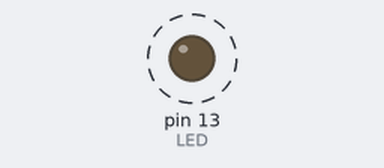
Simulated run of this sketch. Board: Arduino Uno, built with avr-gcc and run on an emulated ATmega328P. Shown: output pins drawn as LEDs (lit = HIGH). Dashed ring = blinking. What the sketch prints to the serial monitor is not drawn.

Above: at 0.5 s.
Timing chart, 0 to 4.6 s (numbered marks = the images above):
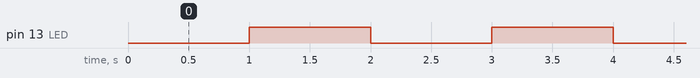

The sketch:

Blink_noDelay.ino
```cpp
#define LED   LED_BUILTIN

unsigned long lastMillis = 0;
unsigned long currentMillis = 0;
int interval = 1000; //milliseconds

void setup() {
  Serial.begin(115200);
  pinMode(LED, OUTPUT);
}

void loop() {
  currentMillis = millis();
  if (currentMillis - lastMillis >= interval) { //check millis
    lastMillis = currentMillis;   //update lastMillis value
    Serial.print("Changing LED level. Last millis value: ");
    Serial.println(lastMillis);   //just to check the methode
    digitalWrite(LED,!digitalRead(LED));  //Change LED digital level
  }
}
```

Measured:
- by itself, pin 13 (LED): alternates HIGH for 1.0 s and LOW for 1.0 s
